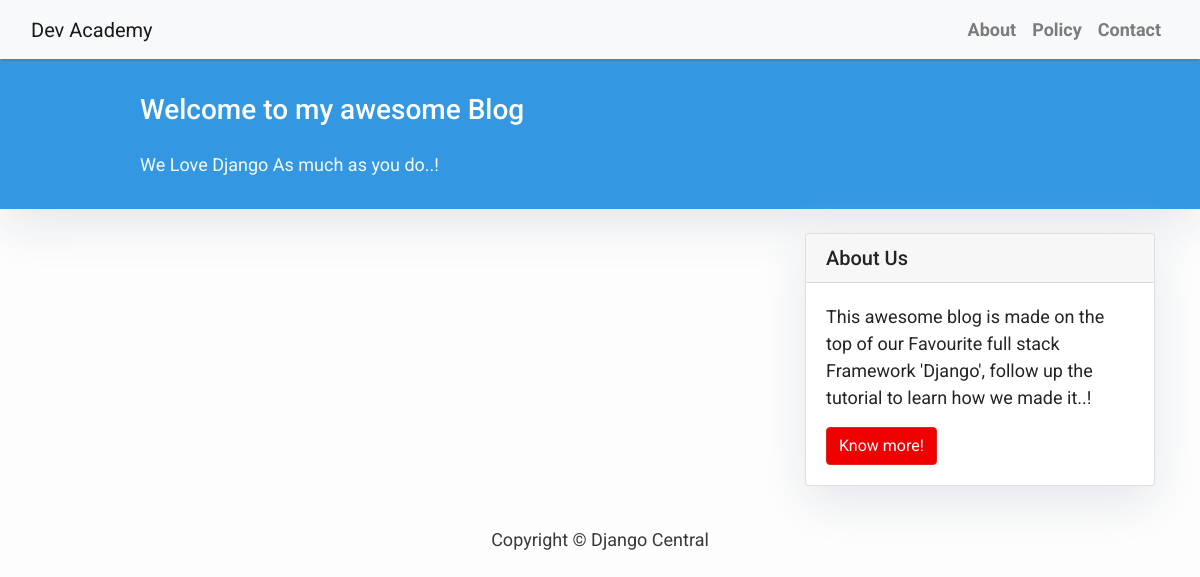
Before: / with the older database file.
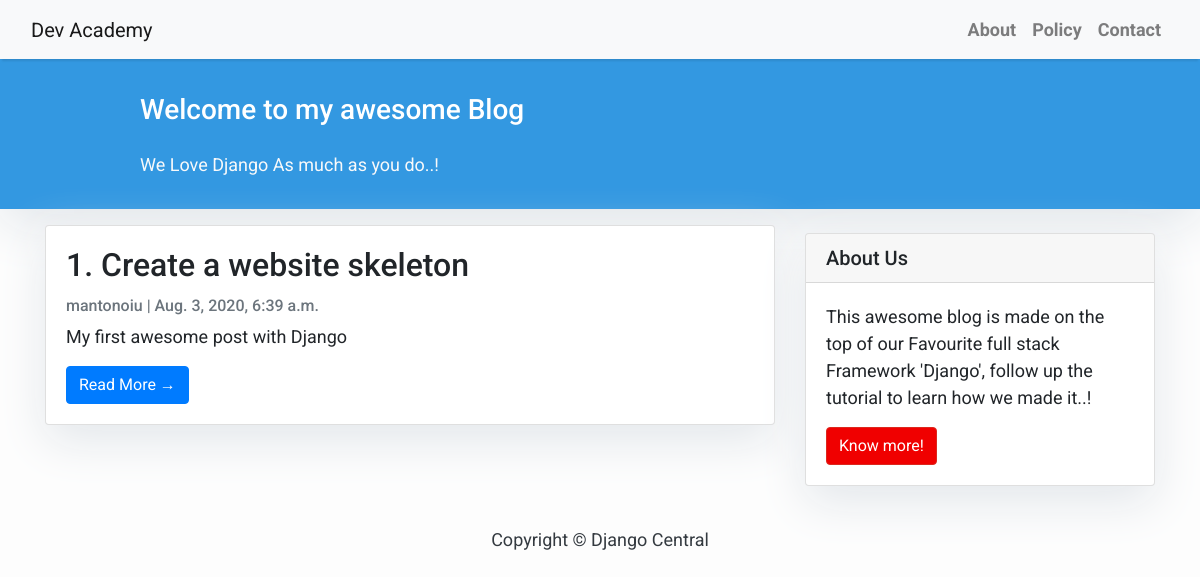
After: the same page with the newer database file.
### blog/models.py (models this page shows, shortened)
class Post(models.Model):
    title = models.CharField(max_length=200, unique=True)
    slug = models.SlugField(max_length=200, unique=True)
    author = models.ForeignKey(User, on_delete= models.CASCADE,related_name='blog_posts')
    updated_on = models.DateTimeField(auto_now= True)
    content = models.TextField()
    created_on = models.DateTimeField(auto_now_add=True)
    status = models.IntegerField(choices=STATUS, default=0)
    class Meta:
        ordering = ['-created_on']

### blog/views.py (the view)
# urls.py: path('', views.PostList.as_view(), name='home'),
class PostList(generic.ListView):
    queryset = Post.objects.filter(status=1).order_by('-created_on')
    template_name = 'index.html' #Here we put our post list

### blog/templates/index.html (shortened to what this page needs)
{% extends "base.html" %}
{% block content %}
<header class="masthead">
    <div class="container">
        <div class="row">
            <div class=" col-md-8 col-md-10 mx-auto">
                <div class="site-heading">
                    <h3 class=" site-heading my-4 mt-3 text-white"> Welcome to my awesome Blog </h3>
                    <p class="text-light">We Love Django As much as you do..! &nbsp
                    </p>
                </div>
            </div>
        </div>
    </div>
</header>
<div class="container">
    <div class="row">
        <div class="col-md-8 mt-3 left">
            {% for post in post_list %}
            <div class="card mb-4">
                <div class="card-body">
                    <h2 class="card-title">{{ post.title }}</h2>
                    <p class="card-text text-muted h6">{{ post.author }} | {{ post.created_on}} </p>
                    <p class="card-text">{{post.content|slice:":200" }}</p>
                    <a href="{% url 'post_detail' post.slug  %}" class="btn btn-primary">Read More &rarr;</a>
                </div>
            </div>
            {% endfor %}
        </div>
        {% block sidebar %} {% include 'sidebar.html' %} {% endblock sidebar %}
    </div>
</div>
{%endblock%}

### blog/templates/base.html (shortened to what this page needs)
<!DOCTYPE html>
<html>
    <head>
        <link rel="stylesheet" href="https://maxcdn.bootstrapcdn.com/bootstrap/4.0.0/css/bootstrap.min.css"
 />
    </head>
    <body>
        <nav class="navbar navbar-expand-lg navbar-light bg-light shadow" id="mainNav">
            <div class="container-fluid">
                <a class="navbar-brand" href="{% url 'home' %}">Dev Academy</a>
                <div class="collapse navbar-collapse" id="navbarResponsive">
                    <ul class="navbar-nav ml-auto">
                        <li class="nav-item text-black">
                            <a class="nav-link text-black font-weight-bold" href="#">About</a>
                        </li>
                        <li class="nav-item text-black">
                            <a class="nav-link text-black font-weight-bold" href="#">Policy</a>
                        </li>
                        <li class="nav-item text-black">
                            <a class="nav-link text-black font-weight-bold" href="#">Contact</a>
                        </li>
                    </ul>
                </div>
            </div>
        </nav>
        {% block content %}{% endblock content %}
        <footer class="py-3 bg-grey">
            <p class="m-0 text-dark text-center ">Copyright &copy; Django Central</p>
        </footer>
    </body>
</html>

### blog/templates/sidebar.html (shortened to what this page needs)
{% block sidebar %}
<div class="col-md-4 float-right ">
<div class="card my-4">
        <h5 class="card-header">About Us</h5>
    <div class="card-body">
        <p class="card-text"> This awesome blog is made on the top of our Favourite full stack Framework 'Django', follow up the tutorial to learn how we made it..!</p>
        <a href="https://djangocentral.com/building-a-blog-application-with-django"
           class="btn btn-danger">Know more!</a>
    </div>
</div>
</div>
{% endblock sidebar %}

### blog/templates/base.html (style rules this page uses)
body { font-family: "Roboto", sans-serif; font-size: 17px; background-color: #fdfdfd; }
.shadow { box-shadow: 0 4px 2px -2px rgba(0, 0, 0, 0.1); }
.btn-danger { color: #fff; background-color: #f00000; border-color: #dc281e; }
.masthead { background: #3398E1; height: auto; padding-bottom: 15px; box-shadow: 0 16px 48px #E3E7EB; padding-top: 10px; }

### blog/templates/index.html (style rules this page uses)
body { font-family: "Roboto", sans-serif; font-size: 18px; background-color: #fdfdfd; }
.card { box-shadow: 0 16px 48px #E3E7EB; }

### blog/templates/sidebar.html (style rules this page uses)
.card { box-shadow: 0 16px 48px #E3E7EB; }

Changed rows visible on the page:
added Post: title "1. Create a website skeleton", author "mantonoiu", created_on "Aug. 3, 2020, 6:39 a.m.", content "My first awesome post with Django"
